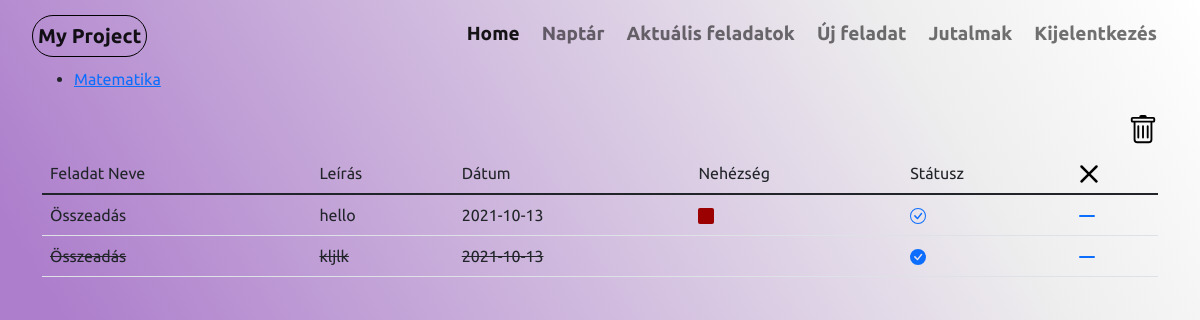
The page /currenttasks (signed in) on the database as committed earlier.
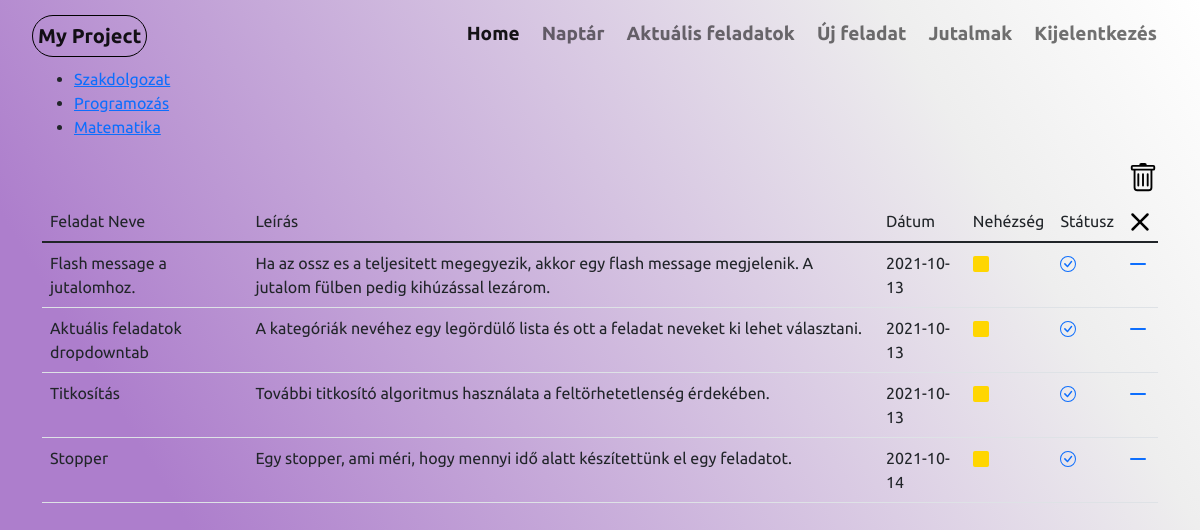
The same page on the database as committed later.
### website/models.py (models this page shows, shortened)
class Projects(db.Model):
    project_id = db.Column(db.Integer, primary_key=True)
    project_name = db.Column(db.String(20))
    active = db.Column(db.Boolean)
    user_id = db.Column(db.Integer, db.ForeignKey('user.id'))
    tasks = db.relationship('Tasks')
    def __repr__(self):
        return '<Project {}>'.format(self.project_name)

class Tasks(db.Model):
    task_id = db.Column(db.Integer,primary_key=True)
    project_id = db.Column(db.Integer, db.ForeignKey('projects.project_id'))
    task_name = db.Column(db.String(60))
    status = db.Column(db.Boolean, default=False)
    task_time = db.Column(db.String(60))
    difficulty = db.Column(db.String(60))
    description = db.Column(db.String(250))
    user_id = db.Column(db.Integer, db.ForeignKey('user.id'))

### website/views.py (the view)
@views.route('/currenttasks')
@login_required
def currenttasks():
    write_date_text()
    active = None
    projects = Projects.query.all()
    tasks = Tasks.query.all()
    if len(projects) == 1:
        projects[0].active = True
        active = projects[0].project_id
        db.session.commit()
    if projects:
        for project in projects:
            print(project)
            print(project.project_id)
            print(project.active)
            if project.active:
                active = project.project_id
            print(bool(active))
        if not active:
            projects[0].active = True
            active = projects[0].project_id
    else:
        projects = None
    if projects:
        return render_template('currenttasks.html', tasks=tasks, projects=projects, active=active, user=current_user)
    else:
        return render_template('currenttasks.html', tasks=tasks, active=active, user=current_user)

### website/__init__.py (called while the page is built)
def create_app():
    app = Flask(__name__)
    app.secret_key = secrets.token_urlsafe(16)
    app.config['SQLALCHEMY_DATABASE_URI'] = f'sqlite:///{DB_NAME}'
    db.init_app(app)
    from .views import views
    from .auth import auth
    app.register_blueprint(views)
    app.register_blueprint(auth)
    from .models import User
    login_manager = LoginManager()
    login_manager.login_view = 'auth.login'
    login_manager.init_app(app)
    @login_manager.user_loader
    def load_user(id):
        return User.query.get(int(id))
    create_database(app)
    return app

### website/views.py (called while the page is built)
def write_date_text():
    with open('date.txt', mode='w') as f:
        year = datetime.date.today().year
        month = datetime.date.today().month
        day = datetime.date.today().day
        f.write(str(year) + "/" + str(month) + "/" + str(day))
        f.close()

### website/templates/currenttasks.html (shortened to what this page needs)
{% extends "base.html"%}{% block title %}Aktuális feladatok{% endblock %}
{%block content%}
{%if tasks%}
    {%if projects%}
        <div>
            <ul >
                {%for tab in user.projects%}
                    {%if tab.project_id == active%}
                        <li>
                    {%else%}
                        <li>
                    {%endif%}
                    <a href="/project/{{ tab.project_name }}">{{tab.project_name}}</a>
                    </li>
                {%endfor%}
            </ul>
        </div>
    {%endif%}
{%endif%}
        <nav class="navbar justify-content-end">
            <div class="nav-item">
            <a href="/clear/{{ active }}">
            </a>
        </div>
         </nav>
<table class="table  table-hover">
    <thread>
        <td>Feladat Neve</td>
        <td>Leírás</td>
        <td>Dátum</td>
        <td>Nehézség</td>
        <td>Státusz</td>
            <td>
                <a href="/remove/{{ active }}">
                </a>
            </td>
    </thread>
    <tbody>
        {%for task in user.tasks%}
            {%if task.project_id == active%}
                {%if task.status == True%}
                    <tr>
                        <td> {{task.task_name}}</td>
                        <td> {{task.description}}</td>
                        <td> {{task.task_time}}</td>
                        <td>
                            {%if task.difficulty == "Könnyű"%}
                            <svg xmlns="http://www.w3.org/2000/svg" width="16" height="16" fill="#01ff01" class="bi bi-square-fill" viewBox="0 0 16 16">
                                <path d="M0 2a2 2 0 0 1 2-2h12a2 2 0 0 1 2 2v12a2 2 0 0 1-2 2H2a2 2 0 0 1-2-2V2z"/>
                            </svg>
                            {%elif task.difficulty == "Közepes"%}
                            <svg xmlns="http://www.w3.org/2000/svg" width="16" height="16" fill="#ffd601" class="bi bi-square-fill" viewBox="0 0 16 16">
                                <path d="M0 2a2 2 0 0 1 2-2h12a2 2 0 0 1 2 2v12a2 2 0 0 1-2 2H2a2 2 0 0 1-2-2V2z"/>
                            </svg>
                            {%else%}
                            <svg xmlns="http://www.w3.org/2000/svg" width="16" height="16" fill="#9b0101" class="bi bi-square-fill" viewBox="0 0 16 16">
                                <path d="M0 2a2 2 0 0 1 2-2h12a2 2 0 0 1 2 2v12a2 2 0 0 1-2 2H2a2 2 0 0 1-2-2V2z"/>
                            </svg>
                            {%endif%}
                        </td>
                {%else%}
                    <tr>
                        <td><del>{{task.task_name}}</del></td>
                        <td><del> {{task.description}} </del> </td>
                        <td><del> {{task.task_time}} </del></td>
                        <td></td>
                {%endif%}
                    <td>
                        <a href="/close/{{ task.task_id }}">
                        </a>
                    </td>
                    <td>
                        <a href="/delete/{{ task.task_id }}">
                            <svg xmlns="http://www.w3.org/2000/svg" width="16" height="16" fill="currentColor" class="bi bi-dash-lg" viewBox="0 0 16 16">
                                <path d="M0 8a1 1 0 0 1 1-1h14a1 1 0 1 1 0 2H1a1 1 0 0 1-1-1z"/>
                            </svg>
                        </a>
                    </td>
                    </tr>
            {%endif%}
        {%endfor%}
    </tbody>
</table>
{%endblock%}

Rows that differ between the two databases and show on the page:
no longer on this page (row edited): Tasks: task_name "Összeadás", description "hello", task_time "2021-10-13", difficulty "low" (drawn), status True (drawn)
no longer on this page (row edited): Tasks: task_name "Összeadás", description "kljlk", task_time "2021-10-13", status False (drawn)
added Projects: project_name "Szakdolgozat"
added Projects: project_name "Programozás"
added Tasks: task_name "Flash message a jutalomhoz.", description "Ha az ossz es a teljesitett megegyezik, akkor egy flash message megjelenik. A jutalom fülben pedig kihúzással lezárom.", task_time "2021-10-13", difficulty "Közepes" (drawn), status True (drawn)
added Tasks: task_name "Aktuális feladatok dropdowntab", description "A kategóriák nevéhez egy legördülő lista és ott a feladat neveket ki lehet választani.", task_time "2021-10-13", difficulty "Közepes" (drawn), status True (drawn)
added Tasks: task_name "Titkosítás", description "További titkosító algoritmus használata a feltörhetetlenség érdekében.", task_time "2021-10-13", difficulty "Közepes" (drawn), status True (drawn)
added Tasks: task_name "Stopper", description "Egy stopper, ami méri, hogy mennyi idő alatt készítettünk el egy feladatot.", task_time "2021-10-14", difficulty "Közepes" (drawn), status True (drawn)
